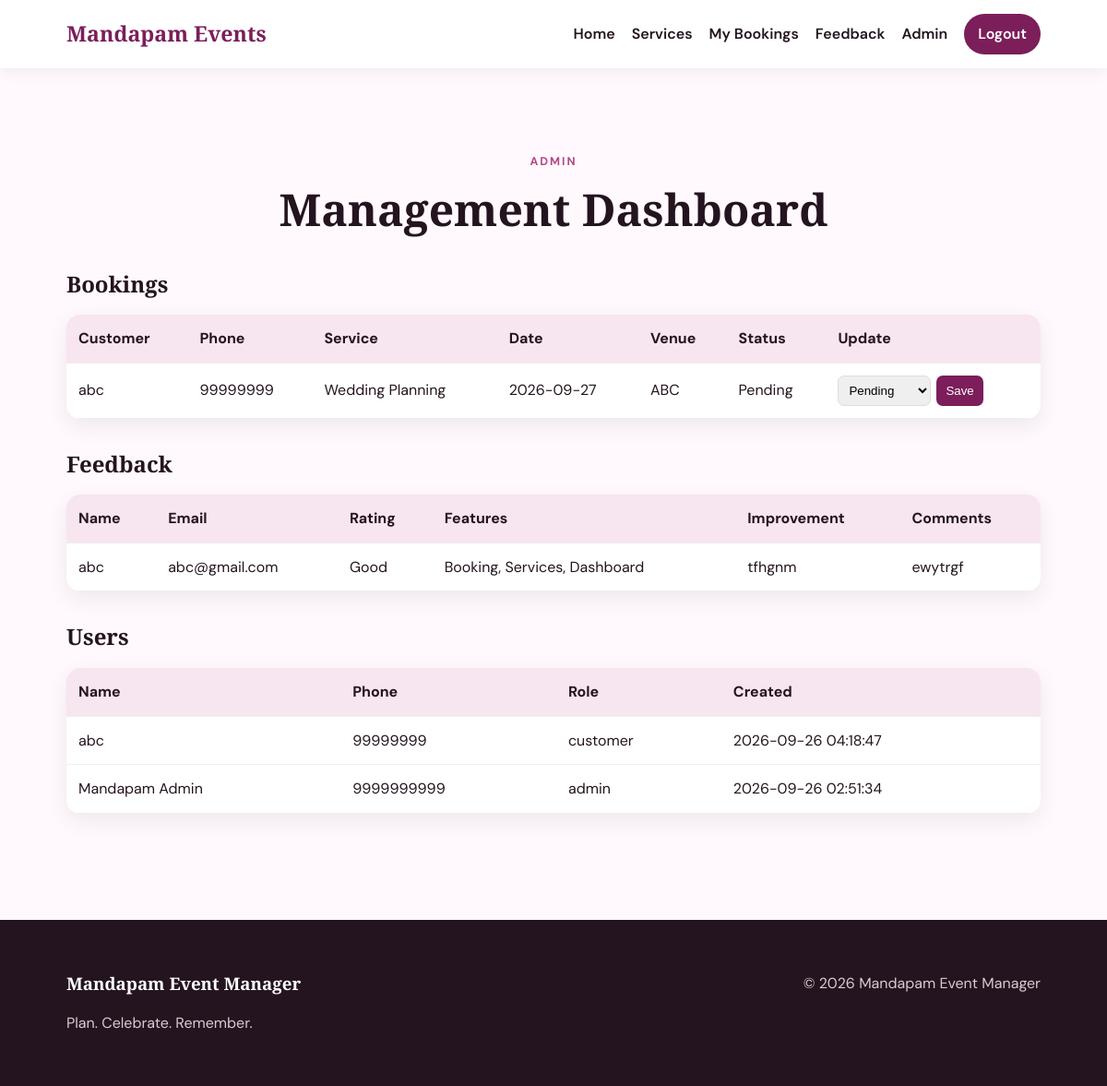
The page /admin (signed in) on the database its author committed.
### tables this page shows
CREATE TABLE bookings (
            id INTEGER PRIMARY KEY AUTOINCREMENT,
            user_id INTEGER NOT NULL,
            service_id INTEGER NOT NULL,
            event_date TEXT NOT NULL,
            event_time TEXT,
            venue TEXT NOT NULL,
            guests INTEGER DEFAULT 0,
            notes TEXT,
            status TEXT NOT NULL DEFAULT 'Pending',
            created_at TEXT NOT NULL DEFAULT CURRENT_TIMESTAMP,

            FOREIGN KEY (user_id)
                REFERENCES users(id)
                ON DELETE CASCADE,

            FOREIGN KEY (service_id)
                REFERENCES services(id)
                ON DELETE CASCADE
        );

CREATE TABLE users (
            id INTEGER PRIMARY KEY AUTOINCREMENT,
            name TEXT NOT NULL,
            phone TEXT NOT NULL UNIQUE,
            email TEXT,
            password_hash TEXT NOT NULL,
            role TEXT NOT NULL DEFAULT 'customer',
            created_at TEXT NOT NULL DEFAULT CURRENT_TIMESTAMP
        );

CREATE TABLE services (
            id INTEGER PRIMARY KEY AUTOINCREMENT,
            name TEXT NOT NULL UNIQUE,
            description TEXT
        );

CREATE TABLE feedback (
            id INTEGER PRIMARY KEY AUTOINCREMENT,
            user_id INTEGER,
            name TEXT,
            email TEXT,
            rating TEXT,
            features TEXT,
            improvement TEXT,
            comments TEXT,
            created_at TEXT NOT NULL DEFAULT CURRENT_TIMESTAMP,

            FOREIGN KEY (user_id)
                REFERENCES users(id)
                ON DELETE SET NULL
        );

### backend/app.py (the view)
@app.route("/admin")
@admin_required
def admin():
    db = get_db()
    bookings = db.execute(
        """
        SELECT
            b.*,
            u.name AS customer_name,
            u.phone,
            s.name AS service_name

        FROM bookings b

        JOIN users u
        ON u.id = b.user_id

        JOIN services s
        ON s.id = b.service_id

        ORDER BY b.created_at DESC
        """
    ).fetchall()
    feedback_rows = db.execute(
        """
        SELECT *
        FROM feedback
        ORDER BY created_at DESC
        """
    ).fetchall()
    users = db.execute(
        """
        SELECT
            id,
            name,
            phone,
            role,
            created_at
        FROM users
        ORDER BY created_at DESC
        """
    ).fetchall()
    db.close()
    return render_template(
        "admin.html",
        bookings=bookings,
        feedback=feedback_rows,
        users=users
    )

### backend/app.py (called while the page is built)
def admin_required(view_function):
    @wraps(view_function)
    def wrapped_view(*args, **kwargs):
        if session.get("role") != "admin":
            flash("Admin access required.")
            return redirect(
                url_for("login")
            )
        return view_function(
            *args,
            **kwargs
        )
    return wrapped_view

### backend/database.py (called while the page is built)
def get_db():
    DB_PATH.parent.mkdir(parents=True, exist_ok=True)
    connection = sqlite3.connect(DB_PATH)
    connection.row_factory = sqlite3.Row
    connection.execute("PRAGMA foreign_keys = ON")
    return connection

### templates/admin.html (shortened to what this page needs)
{% extends "base.html" %}
{% block content %}
<section class="section">
    <div class="section-heading">
        <p class="eyebrow">
            ADMIN
        </p>
        <h1>
            Management Dashboard
        </h1>
    </div>
    <h2>
        Bookings
    </h2>
    <div class="table-wrap">
        <table>
            <thead>
                <tr>
                    <th>
                        Customer
                    </th>
                    <th>
                        Phone
                    </th>
                    <th>
                        Service
                    </th>
                    <th>
                        Date
                    </th>
                    <th>
                        Venue
                    </th>
                    <th>
                        Status
                    </th>
                    <th>
                        Update
                    </th>
                </tr>
            </thead>
            <tbody>
                {% for booking in bookings %}
                    <tr>
                        <td>
                            {{ booking["customer_name"] }}
                        </td>
                        <td>
                            {{ booking["phone"] }}
                        </td>
                        <td>
                            {{ booking["service_name"] }}
                        </td>
                        <td>
                            {{ booking["event_date"] }}
                        </td>
                        <td>
                            {{ booking["venue"] }}
                        </td>
                        <td>
                            {{ booking["status"] }}
                        </td>
                        <td>
                            <form
                                class="inline-form"
                                method="post"
                                action="{{ url_for('update_status', booking_id=booking['id']) }}"
                            >
                                <select name="status">
                                    {% for status in [
                                        "Pending",
                                        "Confirmed",
                                        "Completed",
                                        "Cancelled"
                                    ] %}
                                        <option
                                            {% if booking["status"] == status %}
                                                selected
                                            {% endif %}
                                        >
                                            {{ status }}
                                        </option>
                                    {% endfor %}
                                </select>
                                <button
                                    class="small-btn"
                                    type="submit"
                                >
                                    Save
                                </button>
                            </form>
                        </td>
                    </tr>
                {% else %}
                    <tr>
                        <td colspan="7">
                            No bookings yet.
                        </td>
                    </tr>
                {% endfor %}
            </tbody>
        </table>
    </div>
    <h2>
        Feedback
    </h2>
    <div class="table-wrap">
        <table>
            <thead>
                <tr>
                    <th>
                        Name
                    </th>
                    <th>
                        Email
                    </th>
                    <th>
                        Rating
                    </th>
                    <th>
                        Features
                    </th>
                    <th>
                        Improvement
                    </th>
                    <th>
                        Comments
                    </th>
                </tr>
            </thead>
            <tbody>
                {% for item in feedback %}
                    <tr>
                        <td>
                            {{ item["name"] }}
                        </td>
                        <td>
                            {{ item["email"] }}
                        </td>
                        <td>
                            {{ item["rating"] }}
                        </td>
                        <td>
                            {{ item["features"] }}
                        </td>
                        <td>
                            {{ item["improvement"] }}
                        </td>
                        <td>
                            {{ item["comments"] }}
                        </td>
                    </tr>
                {% else %}
                    <tr>
                        <td colspan="6">
                            No feedback yet.
                        </td>
                    </tr>
                {% endfor %}
            </tbody>
        </table>
    </div>
    <h2>
        Users
    </h2>
    <div class="table-wrap">
        <table>
            <thead>
                <tr>
                    <th>
                        Name
                    </th>
                    <th>
                        Phone
                    </th>
                    <th>
                        Role
                    </th>
                    <th>
                        Created
                    </th>
                </tr>
            </thead>
            <tbody>
                {% for user in users %}
                    <tr>
                        <td>
                            {{ user["name"] }}
                        </td>
                        <td>
                            {{ user["phone"] }}
                        </td>
                        <td>
                            {{ user["role"] }}
                        </td>
                        <td>
                            {{ user["created_at"] }}
                        </td>
                    </tr>
                {% else %}
                    <tr>
                        <td colspan="4">
                            No users.
                        </td>
                    </tr>
                {% endfor %}
            </tbody>
        </table>
    </div>
</section>
{% endblock %}

### static/style.css (style rules this page uses)
:root { --primary: #7b1e5a; --secondary: #e9a6c8; --dark: #24141f; --light: #fff8fc; --card: #ffffff; --muted: #6d6570; }
* { box-sizing: border-box; }
html { scroll-behavior: smooth; }
body { margin: 0; font-family: 'DM Sans', Arial, sans-serif; background: var(--light); color: var(--dark); line-height: 1.6; }
h1, h2, h3 { font-family: 'Playfair Display', Georgia, serif; line-height: 1.15; }
.eyebrow { letter-spacing: 2px; font-size: 0.78rem; font-weight: 700; color: #b14a87; }
.section { padding: 80px 6%; max-width: 1300px; margin: auto; }
.section-heading { text-align: center; max-width: 750px; margin: 0 auto 40px; }
.section-heading h1, .section-heading h2 { font-size: clamp(2rem, 4vw, 3.5rem); margin: 8px 0; }
.table-wrap { overflow-x: auto; background: white; border-radius: 15px; box-shadow: 0 8px 25px rgba(0, 0, 0, 0.07); margin-bottom: 35px; }
.table-wrap table { width: 100%; border-collapse: collapse; min-width: 750px; }
.table-wrap th, .table-wrap td { padding: 13px; border-bottom: 1px solid #eee; text-align: left; }
.table-wrap th { background: #f7e5ef; }
.inline-form { display: flex; gap: 6px; }
.inline-form select { padding: 7px; border: 1px solid #ddd; border-radius: 7px; }
.small-btn { background: var(--primary); color: white; border: 0; border-radius: 7px; padding: 7px 10px; cursor: pointer; }

### rows shown on the page
bookings: customer_name "abc", phone "99999999", service_name "Wedding Planning", event_date "2026-09-27", venue "ABC", status "Pending"
feedback: name "abc", email "abc@gmail.com", rating "Good", features "Booking, Services, Dashboard", improvement "tfhgnm", comments "ewytrgf"
users: name "abc", phone "99999999", role "customer", created_at "2026-09-26 04:18:47"
users: name "Mandapam Admin", phone "9999999999", role "admin", created_at "2026-09-26 02:51:34"
